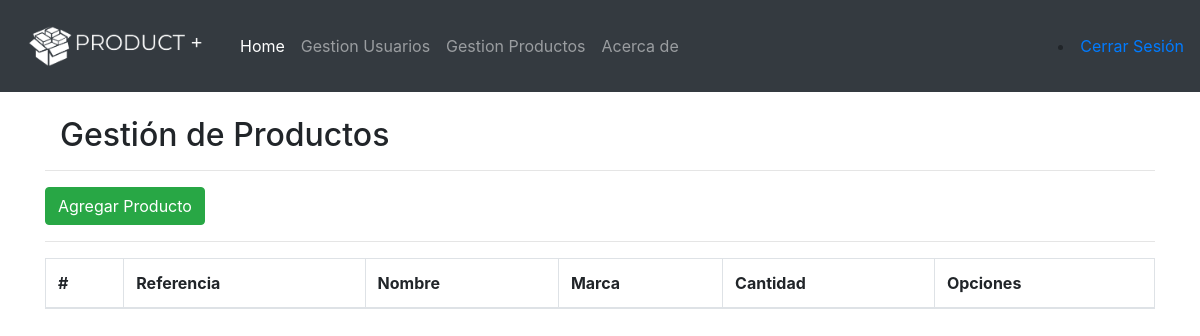
Page /product (signed in) on the earlier database version.
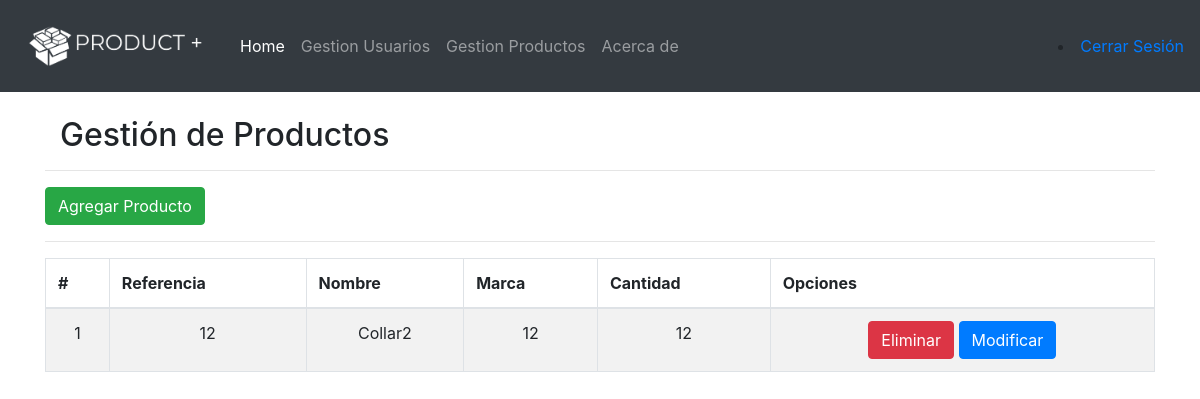
Same page on the later database version.
### app.py (models this page shows, shortened)
class Product(db.Model):
    id = db.Column(db.Integer, primary_key=True)
    nombre = db.Column(db.String(200), nullable=False)
    referencia = db.Column(db.String(25), nullable=False)
    marca = db.Column(db.String(50), nullable=False)
    precio = db.Column(db.Integer, nullable =False)
    cantidad = db.Column(db.Integer, nullable=False)
    imagen = db.Column(db.String(50), nullable=False)
    date_created = db.Column(db.DateTime, default=datetime.utcnow)
    estado = db.Column(db.String, nullable=False)

### app.py (the view)
@app.route('/product')
@login_required
def product():
    products = Product.query.order_by(Product.date_created).all()
    return render_template('gestionProductos.html',products=products)

### app.py (called while the page is built)
def login_required(view):
    @functools.wraps( view )
    def wrapped_view(**kwargs):
        if g.user is None:
            return redirect( url_for( 'index' ) )
        return view( **kwargs )
    return wrapped_view

@app.before_request
def load_logged_in_user():
    user_id = session.get( 'user_id' )
    if user_id is None:
        g.user = None
    else:
        user = User.query.filter_by(id = user_id).first()
        g.user = user

### templates/gestionProductos.html
{% extends 'base.html' %} {% block content %}
<div class="container">
    <br>
    <div class="col-md-8">
        <h2>Gestión de Productos</h2>
    </div>
    <hr>
    <a class="btn btn-success" href="/addProduct">Agregar Producto</a>
    <hr>
    <table class="table table-striped table-bordered">
        <thead>
            <tr>
                <th scope="col">#</th>
                <th scope="col">Referencia</th>
                <th scope="col">Nombre</th>
                <th scope="col">Marca</th>
                <th scope="col">Cantidad</th>
                <th scope="col">Opciones</th>
            </tr>
        </thead>
        <tbody>
            {% for product in products%}
            <tr>
                <td>{{ product.id }}</td>
                <td>{{ product.referencia }}</td>
                <td>{{ product.nombre }}</td>
                <td>{{ product.marca}}</td>
                <td>{{ product.cantidad}}</td>
                <td>
                    <a href="/deleteProduct/{{product.id}}" class="btn btn-danger">Eliminar</a>
                    <a href="/updateProduct/{{product.id}}" class="btn btn-primary">Modificar</a>
                </td>
            </tr>
            {% endfor %}
        </tbody>
    </table>
</div>
{% endblock %}

### templates/base.html (shortened to what this page needs)
<!DOCTYPE html>
<html lang="en">
<head>
    <link rel="stylesheet" href="{{ url_for('static',filename='css/main.css')}}"> {% block styles %} {{ bootstrap.load_css() }} {% endblock %}
</head>
<body>
    <header>
        <nav class="navbar navbar-expand-lg navbar-dark bg-dark ">
            <a class="navbar-brand" href="#">
                <img src="{{ url_for('static',filename='img/product.png')}}" width="200" alt="Product +">
            </a>
            <div class="collapse navbar-collapse" id="navbarNav">
                <ul class="navbar-nav">
                    <li class="nav-item active">
                        <a class="nav-link" href="/home">Home <span class="sr-only">(current)</span></a>
                    </li>
                    <li class="nav-item">
                        <a class="nav-link" href="/user">Gestion Usuarios</a>
                    </li>
                    <li class="nav-item">
                        <a class="nav-link" href="/product">Gestion Productos</a>
                    </li>
                    <li class="nav-item">
                        <a class="nav-link" href="#">Acerca de</a>
                    </li>
                </ul>
                <li class="nav-item ">
                    <a class="pull-right" href="/logout" tabindex="-1" aria-disabled="false" class="btn btn-danger">Cerrar Sesión</a>
                </li>
            </div>
        </nav>
    </header>
    {% block content %}{% endblock %} {% block scripts %} {{ bootstrap.load_js() }} {% endblock %}
</body>
</html>

### static/css/main.css (style rules this page uses)
body, html { margin: 0; font-family: sans-serif; }
table, td, th { border: 1px solid #aaa; }
table { border-collapse: collapse; width: 100%; }
th { height: 30px; }
td { text-align: center; padding: 5px; }

Differences in the rows shown:
added Product: id "1", referencia "12", nombre "Collar2", marca "12", cantidad "12"
